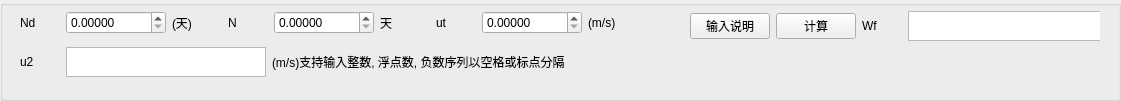
   <widget class="QGroupBox" name="groupBox_2">
    <property name="geometry">
     <rect>
      <x>10</x>
      <y>10</y>
      <width>1121</width>
      <height>101</height>
     </rect>
    </property>
    <property name="title">
     <string/>
    </property>
    <widget class="QWidget" name="layoutWidget">
     <property name="geometry">
      <rect>
       <x>690</x>
       <y>10</y>
       <width>410</width>
       <height>32</height>
      </rect>
     </property>
     <layout class="QHBoxLayout" name="horizontalLayout_6">
      <item>
       <widget class="QPushButton" name="pushButton_2">
        <property name="text">
         <string>输入说明</string>
        </property>
       </widget>
      </item>
      <item>
       <widget class="QPushButton" name="Wf_calculate">
        <property name="text">
         <string>计算</string>
        </property>
       </widget>
      </item>
      <item>
       <widget class="QLabel" name="label_5">
        <property name="minimumSize">
         <size>
          <width>40</width>
          <height>0</height>
         </size>
        </property>
        <property name="maximumSize">
         <size>
          <width>40</width>
          <height>16777215</height>
         </size>
        </property>
        <property name="text">
         <string>Wf</string>
        </property>
       </widget>
      </item>
      <item>
       <widget class="QTextBrowser" name="Wf_result">
        <property name="minimumSize">
         <size>
          <width>200</width>
          <height>30</height>
         </size>
        </property>
        <property name="maximumSize">
         <size>
          <width>200</width>
          <height>30</height>
         </size>
        </property>
       </widget>
      </item>
     </layout>
    </widget>
    <widget class="QWidget" name="layoutWidget">
     <property name="geometry">
      <rect>
       <x>10</x>
       <y>10</y>
       <width>631</width>
       <height>72</height>
      </rect>
     </property>
     <layout class="QGridLayout" name="gridLayout_11">
      <item row="0" column="0">
       <layout class="QHBoxLayout" name="horizontalLayout_2">
        <item>
         <widget class="QLabel" name="label_4">
          <property name="minimumSize">
           <size>
            <width>40</width>
            <height>0</height>
           </size>
          </property>
          <property name="maximumSize">
           <size>
            <width>40</width>
            <height>16777215</height>
           </size>
          </property>
          <property name="text">
           <string>Nd</string>
          </property>
         </widget>
        </item>
        <item>
         <widget class="QDoubleSpinBox" name="Nd_value">
          <property name="minimumSize">
           <size>
            <width>100</width>
            <height>0</height>
           </size>
          </property>
          <property name="maximumSize">
           <size>
            <width>100</width>
            <height>16777215</height>
           </size>
          </property>
          <property name="decimals">
           <number>5</number>
          </property>
          <property name="maximum">
           <double>100000.000000000000000</double>
          </property>
         </widget>
        </item>
        <item>
         <widget class="QLabel" name="label_21">
          <property name="minimumSize">
           <size>
            <width>40</width>
            <height>0</height>
           </size>
          </property>
          <property name="maximumSize">
           <size>
            <width>40</width>
            <height>16777215</height>
           </size>
          </property>
          <property name="text">
           <string>(天)</string>
          </property>
         </widget>
        </item>
       </layout>
      </item>
      <item row="0" column="1">
       <layout class="QHBoxLayout" name="horizontalLayout_3">
        <item>
         <widget class="QLabel" name="label_3">
          <property name="minimumSize">
           <size>
            <width>40</width>
            <height>0</height>
           </size>
          </property>
          <property name="maximumSize">
           <size>
            <width>40</width>
            <height>16777215</height>
           </size>
          </property>
          <property name="text">
           <string>N</string>
          </property>
         </widget>
        </item>
        <item>
         <widget class="QDoubleSpinBox" name="N_value">
          <property name="minimumSize">
           <size>
            <width>100</width>
            <height>0</height>
           </size>
          </property>
          <property name="maximumSize">
           <size>
            <width>100</width>
            <height>16777215</height>
           </size>
          </property>
          <property name="decimals">
           <number>5</number>
          </property>
          <property name="maximum">
           <double>100000.000000000000000</double>
          </property>
         </widget>
        </item>
        <item>
         <widget class="QLabel" name="label_39">
          <property name="minimumSize">
           <size>
            <width>40</width>
            <height>0</height>
           </size>
          </property>
          <property name="maximumSize">
           <size>
            <width>40</width>
            <height>16777215</height>
           </size>
          </property>
          <property name="text">
           <string>天</string>
          </property>
         </widget>
        </item>
       </layout>
      </item>
      <item row="0" column="2">
       <layout class="QHBoxLayout" name="horizontalLayout">
        <item>
         <widget class="QLabel" name="label_2">
          <property name="minimumSize">
           <size>
            <width>40</width>
            <height>0</height>
           </size>
          </property>
          <property name="maximumSize">
           <size>
            <width>40</width>
            <height>16777215</height>
           </size>
          </property>
          <property name="text">
           <string>ut</string>
          </property>
         </widget>
        </item>
        <item>
         <widget class="QDoubleSpinBox" name="ut_value">
          <property name="minimumSize">
           <size>
            <width>100</width>
            <height>0</height>
           </size>
          </property>
          <property name="maximumSize">
           <size>
            <width>100</width>
            <height>16777215</height>
           </size>
          </property>
          <property name="layoutDirection">
           <enum>Qt::LeftToRight</enum>
          </property>
          <property name="decimals">
           <number>5</number>
          </property>
          <property name="maximum">
           <double>100000.000000000000000</double>
          </property>
         </widget>
        </item>
        <item>
         <widget class="QLabel" name="label_14">
          <property name="minimumSize">
           <size>
            <width>40</width>
            <height>0</height>
           </size>
          </property>
          <property name="maximumSize">
           <size>
            <width>40</width>
            <height>16777215</height>
           </size>
          </property>
          <property name="text">
           <string>(m/s)</string>
          </property>
         </widget>
        </item>
       </layout>
      </item>
      <item row="1" column="0" colspan="3">
       <layout class="QHBoxLayout" name="horizontalLayout_5">
        <item>
         <widget class="QLabel" name="label">
          <property name="minimumSize">
           <size>
            <width>40</width>
            <height>0</height>
           </size>
          </property>
          <property name="maximumSize">
           <size>
            <width>40</width>
            <height>30</height>
           </size>
          </property>
          <property name="text">
           <string>u2</string>
          </property>
         </widget>
        </item>
        <item>
         <widget class="QTextEdit" name="u2_value">
          <property name="minimumSize">
           <size>
            <width>200</width>
            <height>30</height>
           </size>
          </property>
          <property name="maximumSize">
           <size>
            <width>200</width>
            <height>30</height>
           </size>
          </property>
         </widget>
        </item>
        <item>
         <widget class="QLabel" name="label_38">
          <property name="minimumSize">
           <size>
            <width>0</width>
            <height>40</height>
           </size>
          </property>
          <property name="maximumSize">
           <size>
            <width>10000</width>
            <height>40</height>
           </size>
          </property>
          <property name="text">
           <string>(m/s)支持输入整数, 浮点数, 负数序列以空格或标点分隔</string>
          </property>
         </widget>
        </item>
       </layout>
      </item>
     </layout>
    </widget>
   </widget>
